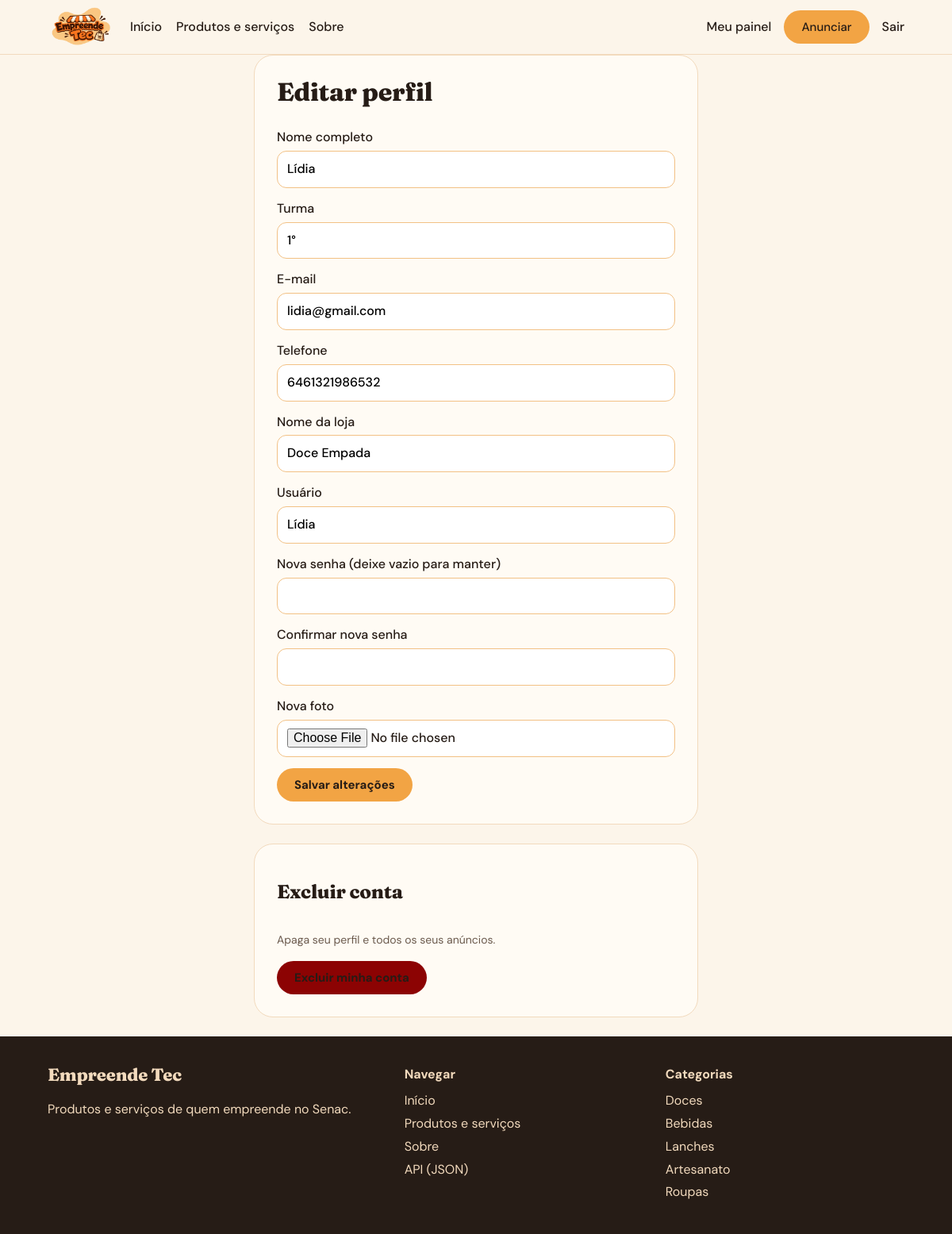
/perfil/editar (signed in), run on the app's committed database.
### tables this page shows
CREATE TABLE usuarios(
  id INTEGER PRIMARY KEY AUTOINCREMENT, nome TEXT NOT NULL, turma TEXT NOT NULL,
  email TEXT NOT NULL, telefone TEXT NOT NULL,
  usuario TEXT NOT NULL UNIQUE COLLATE NOCASE, senha TEXT NOT NULL,
  foto TEXT DEFAULT '', loja TEXT DEFAULT '');

CREATE TABLE categorias(
  id INTEGER PRIMARY KEY AUTOINCREMENT, nome TEXT NOT NULL UNIQUE, icone TEXT);

### app.py (the view, shortened to what this page needs)
@app.route('/perfil/editar', methods=['GET', 'POST'])
@login_required
def editar_perfil():
    return render_template('editar_perfil.html')

### app.py (called while the page is built)
def conectar():
    c = sqlite3.connect(DB)
    c.row_factory = sqlite3.Row
    c.execute('PRAGMA foreign_keys=ON')
    return c

def db():
    if 'db' not in g:
        g.db = conectar()
    return g.db

@app.teardown_appcontext
def fechar(_):
    c = g.pop('db', None)
    if c:
        c.close()

def q(sql, args=(), one=False):
    rows = db().execute(sql, args).fetchall()
    return (rows[0] if rows else None) if one else rows

@app.before_request
def carregar_usuario():
    uid = session.get('user_id')
    g.user = q('SELECT * FROM usuarios WHERE id=?', (uid,), True) if uid else None

@app.context_processor
def contexto():
    return dict(user=g.get('user'), categorias=q('SELECT * FROM categorias ORDER BY id'), TIPOS=TIPOS)

def login_required(fn):
    @wraps(fn)
    def w(*a, **k):
        if not g.user:
            flash('Faça login para acessar essa página.', 'warning')
            return redirect(url_for('login'))
        return fn(*a, **k)
    return w

### templates/editar_perfil.html
{% extends 'base.html' %}{% block title %}Editar perfil · Empreende Tec{% endblock %}
{% block content %}
<form class="form estreito" method="post" enctype="multipart/form-data"><h1 class="serif">Editar perfil</h1>
  <label>Nome completo<input name="nome" value="{{ user.nome }}" required></label>
  <label>Turma<input name="turma" value="{{ user.turma }}" required></label>
  <label>E-mail<input name="email" type="email" value="{{ user.email }}" required></label>
  <label>Telefone<input name="telefone" value="{{ user.telefone }}" required></label>
  <label>Nome da loja<input name="loja" value="{{ user.loja }}"></label>
  <label>Usuário<input name="usuario" value="{{ user.usuario }}" required></label>
  <label>Nova senha (deixe vazio para manter)<input name="senha" type="password"></label>
  <label>Confirmar nova senha<input name="confirmar_senha" type="password"></label>
  <label>Nova foto<input name="foto" type="file" accept="image/*"></label>
  <button class="btn">Salvar alterações</button>
</form>
<form class="form estreito" method="post" action="{{ url_for('excluir_conta') }}" onsubmit="return confirm('Excluir sua conta e todos os seus anúncios? Não dá para desfazer.')">
  <h2 class="serif">Excluir conta</h2><p class="muted">Apaga seu perfil e todos os seus anúncios.</p><button class="btn perigo-btn">Excluir minha conta</button>
</form>
{% endblock %}

### templates/base.html (shortened to what this page needs)
<!doctype html>
<html lang="pt-BR"><head><meta charset="utf-8"><meta name="viewport" content="width=device-width,initial-scale=1">
<link rel="stylesheet" href="{{ url_for('static', filename='css/style.css') }}"></head>
<body>
<header class="topo"><div class="wrap topo-in">
  <a class="marca" href="{{ url_for('index') }}"><img src="{{ url_for('static', filename='img/logo.png') }}" alt="Empreende Tec"></a>
  <nav>
    <a href="{{ url_for('index') }}">Início</a>
    <a href="{{ url_for('produtos') }}">Produtos e serviços</a>
    <a href="{{ url_for('sobre') }}">Sobre</a>
  </nav>
  <div class="acoes">
    {% if user %}<a href="{{ url_for('painel') }}">Meu painel</a><a class="btn" href="{{ url_for('novo_produto') }}">Anunciar</a><a href="{{ url_for('logout') }}">Sair</a>
    {% else %}<a href="{{ url_for('login') }}">Entrar</a><a class="btn" href="{{ url_for('cadastro') }}">Quero vender</a>{% endif %}
  </div>
</div></header>
<main class="wrap">
  {% block content %}{% endblock %}
</main>
<footer class="rodape"><div class="wrap grid-rod">
  <div><strong class="serif">Empreende Tec</strong><p>Produtos e serviços de quem empreende no Senac.</p></div>
  <div><h4>Navegar</h4><a href="{{ url_for('index') }}">Início</a><a href="{{ url_for('produtos') }}">Produtos e serviços</a><a href="{{ url_for('sobre') }}">Sobre</a><a href="{{ url_for('api_produtos') }}">API (JSON)</a></div>
  <div><h4>Categorias</h4>{% for c in categorias[:5] %}<a href="{{ url_for('produtos', categoria=c.id) }}">{{ c.nome }}</a>{% endfor %}</div>
</div></footer>
</body></html>

### static/css/style.css (style rules this page uses)
:root { --laranja:#F2A444;--pessego:#F2C185;--creme:#F2DABD;--escuro:#261C16;--vinho:#8C0303;--bg:#FCF5EA;--card:#FFFBF4 }
* { box-sizing:border-box }
body { margin:0;background:var(--bg);color:var(--escuro);font:16px/1.55 'DM Sans',system-ui,sans-serif }
.serif { font-family:'Fraunces',Georgia,serif;font-weight:800;line-height:1.1;letter-spacing:-.01em }
a { color:var(--vinho) }
img { max-width:100% }
.wrap { max-width:1120px;margin:0 auto;padding:0 20px }
.topo { background:var(--bg);border-bottom:1px solid var(--creme);position:sticky;top:0;z-index:5 }
.topo-in { display:flex;align-items:center;gap:20px;flex-wrap:wrap;padding-top:6px;padding-bottom:6px }
.marca img { height:56px;display:block;mix-blend-mode:multiply }
nav { display:flex;gap:18px;flex:1 }
nav a,.acoes a { color:var(--escuro);text-decoration:none;font-weight:500 }
.acoes { display:flex;gap:16px;align-items:center }
.btn,button.btn { display:inline-block;background:var(--laranja);color:var(--escuro)!important;border:0;border-radius:999px;padding:11px 22px;font:700 15px 'DM Sans',sans-serif;cursor:pointer;text-decoration:none }
.perigo-btn { background:var(--vinho)!important;color:#fff!important }
main { padding-top:24px;padding-bottom:56px }
.cab h2,h1 { margin:0 0 14px }
.muted { color:#6b5a4d;margin:2px 0;font-size:14px }
.filtros input,.filtros select,.form input,.form select,.form textarea { border:1px solid var(--pessego);border-radius:12px;padding:10px 12px;font:inherit;background:#fff }
.form { display:flex;flex-direction:column;gap:14px;background:var(--card);border:1px solid var(--creme);border-radius:24px;padding:28px;margin:0 auto 24px }
.form label { display:flex;flex-direction:column;gap:4px;font-weight:500 }
.form .btn { align-self:flex-start }
.estreito { max-width:560px }
.rodape { background:var(--escuro);color:var(--creme);padding:36px 0;margin-top:20px }
.rodape a { display:block;color:var(--creme);text-decoration:none;margin:4px 0 }
.rodape h4 { margin:0 0 8px }
.grid-rod { display:grid;grid-template-columns:1.4fr 1fr 1fr;gap:28px }
.rodape .serif { font-size:22px }

### data on the page
usuarios: nome "Lídia", turma "1°", email "lidia@gmail.com", telefone "6461321986532", loja "Doce Empada", usuario "Lídia"
categorias: nome "Doces"
categorias: nome "Bebidas"
categorias: nome "Lanches"
categorias: nome "Artesanato"
categorias: nome "Roupas"
